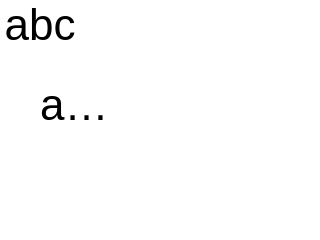

Source (Vega-Lite JSON):
### Vega specification from a JSON file in a GitHub repository (floating-point values rounded to 4 significant figures)
{"width": 80, "height": 60, "autosize": "pad", "marks": [{"type": "text", "encode": {"enter": {"x": {"value": 10}, "y": {"value": 10}, "text": {"value": "abc"}, "baseline": {"value": ["top"]}, "align": {"value": ["center"]}}}}, {"type": "text", "encode": {"enter": {"x": {"value": 10}, "y": {"value": 30}, "text": {"value": "abcdefghij"}, "limit": {"value": 20}, "dir": {"value": ["rtl"]}, "ellipsis": {"value": 0}}}}, {"type": "rect", "encode": {"enter": {"x": {"value": 50}, "y": {"value": 5}, "width": {"value": 5}, "height": {"value": 5}, "stroke": {"value": "red"}, "strokeWidth": {"value": 4}, "strokeCap": {"value": ["square"]}, "opacity": {"value": "0"}}}}, {"type": "area", "encode": {"enter": {"x": {"value": 5}, "y": {"value": 40}, "width": {"value": 6}, "height": {"value": 3}, "orient": {"value": ["horizontal"]}, "fill": {"value": "blue"}}}}]}
